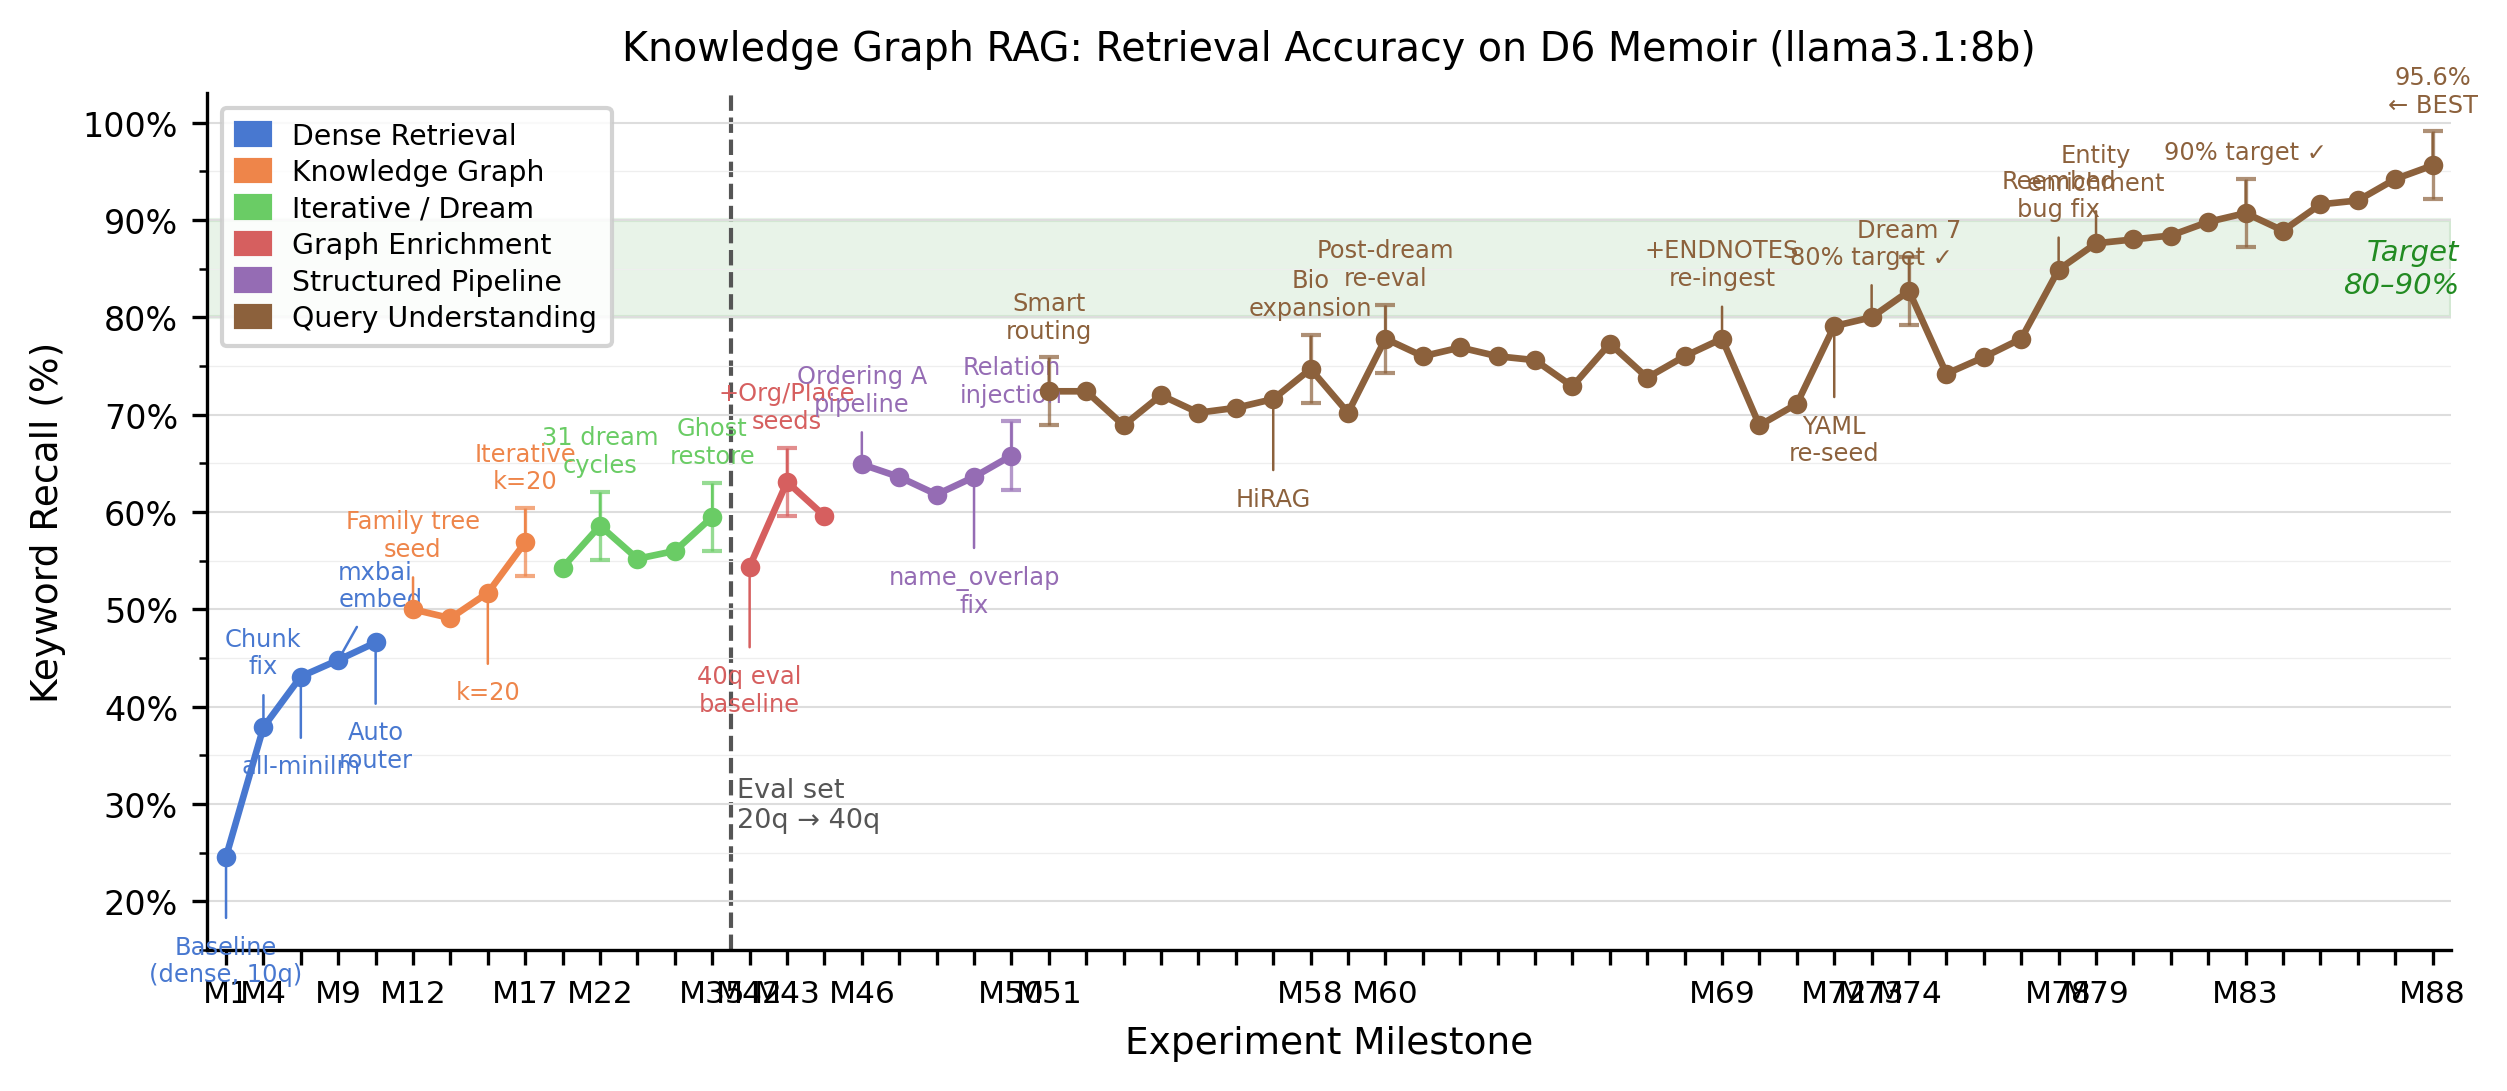

Generate this figure with Python:
"""
D6 RAG Accuracy Progress Chart — research paper figure.

Usage:
    python3 projects/kwaai-knowledge/plans/d6_progress_chart.py

Outputs:
    projects/kwaai-knowledge/plans/d6_progress_chart.png  (300 dpi)
    projects/kwaai-knowledge/plans/d6_progress_chart.pdf
"""

import matplotlib
matplotlib.use("Agg")
import matplotlib.pyplot as plt
import matplotlib.patches as mpatches
import matplotlib.ticker as mticker
import numpy as np

# ---------------------------------------------------------------------------
# Data: (milestone_label, x_position, recall_pct, phase_index)
# All percentages normalised to keyword recall % (0-100).
# x positions are sequential integers; labels are short annotation strings.
# ---------------------------------------------------------------------------

# Phase colours (colourblind-friendly palette)
PHASES = [
    ("Dense Retrieval",        "#4878D0"),  # 0 — blue
    ("Knowledge Graph",        "#EE854A"),  # 1 — orange
    ("Iterative / Dream",      "#6ACC65"),  # 2 — green
    ("Graph Enrichment",       "#D65F5F"),  # 3 — red
    ("Structured Pipeline",    "#956CB4"),  # 4 — purple
    ("Query Understanding",    "#8C613C"),  # 5 — brown
]

# (label, recall%, phase_idx, annotate)
# annotate: short string shown as a callout; None = dot only
MILESTONES = [
    # Phase 0 — Dense Retrieval (20q eval, normalised to kw%)
    ("M1",  24.6, 0, "Baseline\n(dense, 10q)"),
    ("M4",  37.9, 0, "Chunk\nfix"),
    ("M5",  43.1, 0, "all-minilm"),
    ("M9",  44.8, 0, "mxbai\nembed"),
    ("M11", 46.6, 0, "Auto\nrouter"),
    # Phase 1 — Knowledge Graph
    ("M12", 50.0, 1, "Family tree\nseed"),
    ("M14", 49.1, 1, None),
    ("M16", 51.7, 1, "k=20"),
    ("M17", 56.9, 1, "Iterative\nk=20"),
    # Phase 2 — Iterative / Dream
    ("M21", 54.3, 2, None),
    ("M22", 58.6, 2, "31 dream\ncycles"),
    ("M25", 55.2, 2, None),
    ("M27", 56.0, 2, None),
    ("M35", 59.5, 2, "Ghost\nrestore"),
    # Phase 3 — Graph Enrichment (40q eval starts here)
    ("M42", 54.4, 3, "40q eval\nbaseline"),
    ("M43", 63.1, 3, "+Org/Place\nseeds"),
    ("M45", 59.6, 3, None),
    # Phase 4 — Structured Pipeline
    ("M46", 64.9, 4, "Ordering A\npipeline"),
    ("M47", 63.6, 4, None),
    ("M48", 61.8, 4, None),
    ("M49", 63.6, 4, "name_overlap\nfix"),
    ("M50", 65.8, 4, "Relation\ninjection"),
    # Phase 5 — Query Understanding
    ("M51", 72.4, 5, "Smart\nrouting"),
    ("M52", 72.4, 5, None),
    ("M53", 68.9, 5, None),
    ("M54", 72.0, 5, None),
    ("M55", 70.2, 5, None),
    ("M56", 70.7, 5, None),
    ("M57", 71.6, 5, "HiRAG"),
    ("M58", 74.7, 5, "Bio\nexpansion"),
    ("M59", 70.2, 5, None),
    ("M60", 77.8, 5, "Post-dream\nre-eval"),
    ("M61", 76.0, 5, "Fresh\nrebuild"),
    ("M62", 76.9, 5, None),
    ("M63", 76.0, 5, None),
    ("M64", 75.6, 5, None),
    ("M65", 72.9, 5, None),
    ("M66", 77.3, 5, "HiRAG\ninjection"),
    ("M67", 73.8, 5, None),
    ("M68", 76.0, 5, None),
    ("M69", 77.8, 5, "+ENDNOTES\nre-ingest"),
    ("M70", 68.9, 5, None),
    ("M71", 71.1, 5, None),
    ("M72", 79.1, 5, "YAML\nre-seed"),
    ("M73", 80.0, 5, "80% target ✓"),
    ("M74", 82.7, 5, "Dream 7"),
    ("M75", 74.2, 5, None),
    ("M76", 75.9, 5, None),
    ("M77", 77.8, 5, None),
    ("M78", 84.9, 5, "Reembed\nbug fix"),
    ("M79", 87.6, 5, "Entity\nenrichment"),
    ("M80", 88.0, 5, None),
    ("M81", 88.4, 5, "Routing\nfix"),
    ("M82", 89.8, 5, None),
    ("M83", 90.7, 5, "90% target ✓"),
    ("M84", 88.9, 5, None),
    ("M85", 91.6, 5, "91.6%"),
    ("M86", 92.0, 5, "92% target ✓"),
    ("M87", 94.2, 5, "94.2%"),
    ("M88", 95.6, 5, "95.6%\n← BEST"),
]

# Eval set change: from 20q/116kw to 40q/225kw between M35 and M42
EVAL_CHANGE_X = 14.5  # midpoint between M35 (x=13) and M42 (x=14)

# Noise floor: ±3.5pp (confirmed ±4pp spread, ~±3.5pp std)
NOISE = 3.5

# Representative points that get error bars (to avoid clutter)
ERROR_BAR_LABELS = {"M17", "M22", "M35", "M43", "M50", "M51", "M58", "M60", "M74", "M83", "M88"}

# ---------------------------------------------------------------------------
# Build arrays
# ---------------------------------------------------------------------------
xs = np.arange(len(MILESTONES), dtype=float)
ys = np.array([m[1] for m in MILESTONES])
phases = [m[2] for m in MILESTONES]

# Remap EVAL_CHANGE_X: index-based position
# M35 is index 13, M42 is index 14 → change at x = 13.5
EVAL_CHANGE_IDX = 13.5

# ---------------------------------------------------------------------------
# Figure
# ---------------------------------------------------------------------------
fig, ax = plt.subplots(figsize=(8.5, 4.2))
fig.subplots_adjust(left=0.09, right=0.97, top=0.90, bottom=0.22)

# Target band (80–90%)
ax.axhspan(80, 90, alpha=0.10, color="#228B22", zorder=0)
ax.text(len(MILESTONES) - 0.3, 85, "Target\n80–90%", va="center", ha="right",
        fontsize=7, color="#228B22", style="italic")

# Eval set change marker
ax.axvline(EVAL_CHANGE_IDX, color="#555555", linewidth=1.0, linestyle="--", zorder=1)
ax.text(EVAL_CHANGE_IDX + 0.15, 27, "Eval set\n20q → 40q",
        fontsize=6.5, color="#555555", va="bottom")

# Draw phase-coloured line segments
phase_start = 0
for i in range(1, len(MILESTONES)):
    if phases[i] != phases[phase_start] or i == len(MILESTONES) - 1:
        end = i if phases[i] != phases[phase_start] else i + 1
        seg_x = xs[phase_start:end]
        seg_y = ys[phase_start:end]
        colour = PHASES[phases[phase_start]][1]
        ax.plot(seg_x, seg_y, color=colour, linewidth=1.6, zorder=2,
                solid_capstyle="round", solid_joinstyle="round")
        phase_start = i

# Dots
for i, (label, recall, phase_idx, ann) in enumerate(MILESTONES):
    colour = PHASES[phase_idx][1]
    ax.scatter(xs[i], recall, color=colour, s=22, zorder=4, linewidths=0)

# Error bars on representative points
for i, (label, recall, phase_idx, ann) in enumerate(MILESTONES):
    if label in ERROR_BAR_LABELS:
        colour = PHASES[phase_idx][1]
        ax.errorbar(xs[i], recall, yerr=NOISE, fmt="none",
                    ecolor=colour, elinewidth=0.8, capsize=2.5, zorder=3, alpha=0.7)

# Annotations (callouts above/below key milestones)
# (milestone_index, y_offset, ha)
ANNO_POS = {
    "M1":  (-8,  "center"),
    "M4":  (+5,  "center"),
    "M5":  (-8,  "center"),
    "M9":  (+5,  "left"),
    "M11": (-8,  "center"),
    "M12": (+5,  "center"),
    "M16": (-9,  "center"),
    "M17": (+5,  "center"),
    "M22": (+5,  "center"),
    "M35": (+5,  "center"),
    "M42": (-10, "center"),
    "M43": (+5,  "center"),
    "M46": (+5,  "center"),
    "M49": (-9,  "center"),
    "M50": (+5,  "center"),
    "M51": (+5,  "center"),
    "M57": (-9,  "center"),
    "M58": (+5,  "center"),
    "M60": (+5,  "center"),
    "M69": (+5,  "center"),
    "M72": (-9,  "center"),
    "M73": (+5,  "center"),
    "M74": (+5,  "center"),
    "M78": (+5,  "center"),
    "M79": (+5,  "center"),
    "M83": (+5,  "center"),
    "M88": (+5,  "center"),
}

for i, (label, recall, phase_idx, ann) in enumerate(MILESTONES):
    if ann and label in ANNO_POS:
        y_off, ha = ANNO_POS[label]
        colour = PHASES[phase_idx][1]
        ax.annotate(
            ann,
            xy=(xs[i], recall),
            xytext=(xs[i], recall + y_off),
            ha=ha, va="top" if y_off < 0 else "bottom",
            fontsize=5.8,
            color=colour,
            arrowprops=dict(arrowstyle="-", color=colour, lw=0.6),
        )

# Axes
ax.set_xlim(-0.5, len(MILESTONES) - 0.5)
ax.set_ylim(15, 103)
ax.set_ylabel("Keyword Recall (%)", fontsize=9)
ax.set_xlabel("Experiment Milestone", fontsize=9)

# X-tick labels: major milestones only
tick_labels = [m[0] if m[0] in {
    "M1", "M4", "M9", "M12", "M17", "M22", "M35",
    "M42", "M43", "M46", "M50", "M51", "M58", "M60",
    "M69", "M72", "M73", "M74", "M78", "M79", "M83", "M88"
} else "" for m in MILESTONES]
ax.set_xticks(xs)
ax.set_xticklabels(tick_labels, fontsize=7.5, rotation=0)

ax.yaxis.set_major_formatter(mticker.FormatStrFormatter("%d%%"))
ax.yaxis.set_major_locator(mticker.MultipleLocator(10))
ax.yaxis.set_minor_locator(mticker.MultipleLocator(5))
ax.tick_params(axis="y", labelsize=8)

# Spine cleanup
ax.spines["top"].set_visible(False)
ax.spines["right"].set_visible(False)
ax.grid(axis="y", color="#DDDDDD", linewidth=0.5, zorder=0)
ax.grid(axis="y", which="minor", color="#EEEEEE", linewidth=0.3, zorder=0)

# Legend
legend_patches = [
    mpatches.Patch(color=PHASES[i][1], label=PHASES[i][0])
    for i in range(len(PHASES))
]
ax.legend(
    handles=legend_patches,
    loc="upper left",
    fontsize=6.8,
    framealpha=0.85,
    edgecolor="#CCCCCC",
    handlelength=1.2,
    handleheight=0.8,
    borderpad=0.5,
    labelspacing=0.3,
)

# Title
ax.set_title(
    "Knowledge Graph RAG: Retrieval Accuracy on D6 Memoir (llama3.1:8b)",
    fontsize=9.5, pad=8
)

# ---------------------------------------------------------------------------
# Save
# ---------------------------------------------------------------------------
out_base = "projects/kwaai-knowledge/plans/d6_progress_chart"
fig.savefig(out_base + ".png", dpi=300, bbox_inches="tight")
fig.savefig(out_base + ".pdf", bbox_inches="tight")
print(f"Saved {out_base}.png and {out_base}.pdf")
